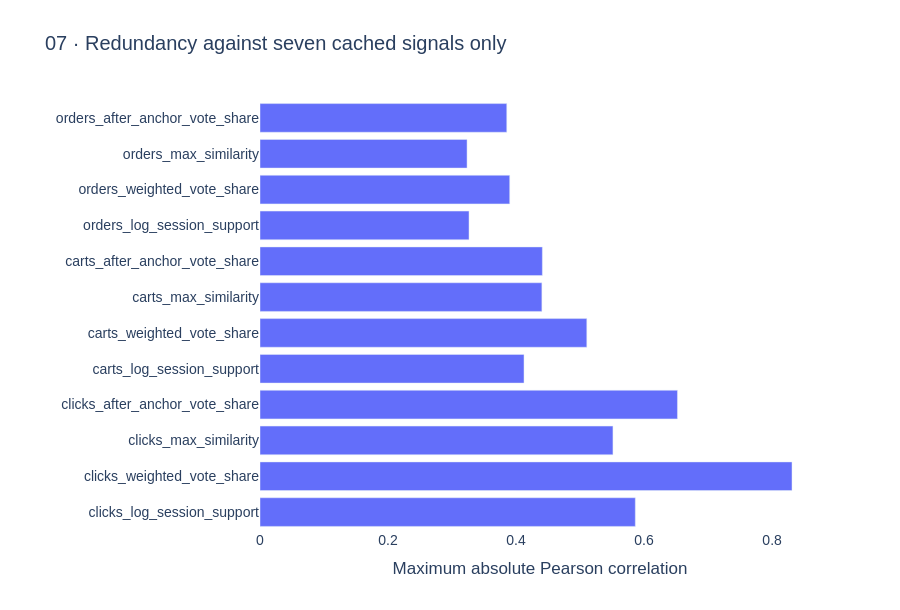

The code cell stored with this chart in its notebook:
### Markdown cell above
## Chart 7

### Code cell
view.show_chart(7)

### Figure 1 — Plotly figure (JSON) as saved in the notebook; plotly's stock layout.template omitted (floating-point values rounded to 4 significant figures)
{"data": [{"orientation": "h", "type": "bar", "x": [0.5863, 0.8311, 0.5514, 0.6522, 0.4125, 0.5106, 0.4404, 0.4411, 0.3265, 0.3901, 0.3235, 0.3855], "y": ["clicks_log_session_support", "clicks_weighted_vote_share", "clicks_max_similarity", "clicks_after_anchor_vote_share", "carts_log_session_support", "carts_weighted_vote_share", "carts_max_similarity", "carts_after_anchor_vote_share", "orders_log_session_support", "orders_weighted_vote_share", "orders_max_similarity", "orders_after_anchor_vote_share"]}], "layout": {"font": {"family": "Arial", "size": 14}, "height": 610, "legend": {"orientation": "h", "y": -0.2}, "margin": {"l": 260}, "paper_bgcolor": "white", "plot_bgcolor": "white", "title": {"text": "07 · Redundancy against seven cached signals only"}, "xaxis": {"automargin": true, "title": {"text": "Maximum absolute Pearson correlation"}}, "yaxis": {"automargin": true}}}
